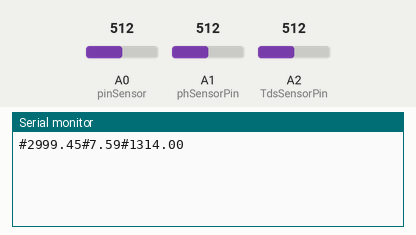
Bench run of a sketch on a simulated Arduino Uno, built with avr-gcc and run on an emulated ATmega328P. On the bench: the last lines printed to the serial monitor. The inputs (shaded band) are chosen by the test bench; at power-on: A0 (pinSensor) = 512, A1 (phSensorPin) = 512, A2 (TdsSensorPin) = 512.

Above: at 1.2 s.
1.3 s: A0 (pinSensor) set to 716
At 2.2 s:
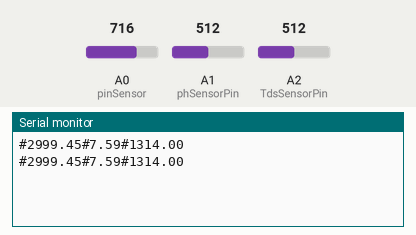
2.8 s: A1 (phSensorPin) set to 716
At 4.1 s:
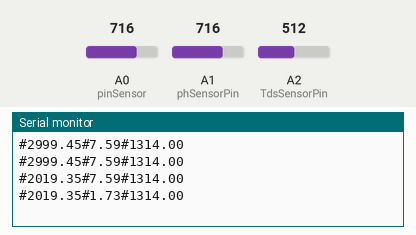
4.3 s: A2 (TdsSensorPin) set to 716
At 5.4 s:
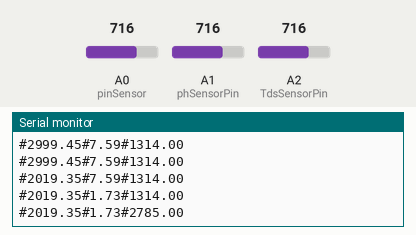
5.8 s: A0 (pinSensor) set to 810
At 6.7 s:
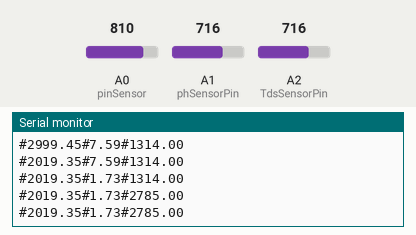
7.3 s: A1 (phSensorPin) set to 810
At 8.6 s:
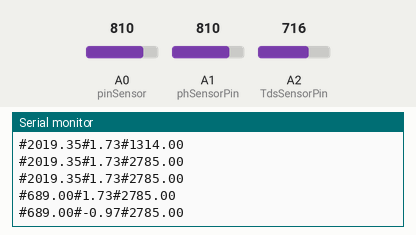
8.8 s: A2 (TdsSensorPin) set to 810
At 10.1 s:
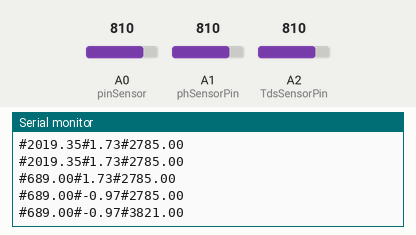
Timing chart, 0 to 11.3 s (numbered marks = the images above; inputs shaded):
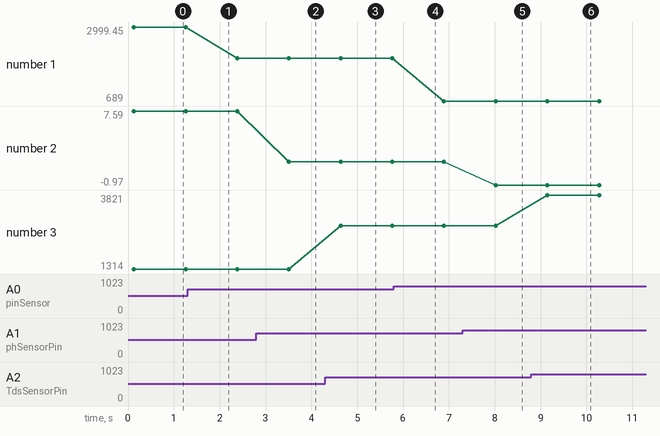

The sketch:

arduino_mega.ino
```cpp
// sensor kekeruhan air

#include <Wire.h>
#include <EEPROM.h>
#include "GravityTDS.h"

String kirim;
float ntu, Ntu, nilaiPh, nilaiTds;

//====================== TDS =========================================
#define TdsSensorPin A2
GravityTDS gravityTds;

float temperature = 25, tdsValue = 0;
//===================================================================
//============================ TURBID ===============================
int pinSensor = A0; //pin Turbid

//Variabel data
float tegangan; //data untuk tegangan
//===================================================================

//=============================== PH ====================================
const int phSensorPin  = A1; //pin PH
float Po = 0;
//=======================================================================

void setup() {
  Serial.begin(115200);
  pinMode (phSensorPin, INPUT);
  //Serial.println("MULAI!!!");

  //=================================== TDS ==================================================
  gravityTds.setPin(TdsSensorPin);
  gravityTds.setAref(5.0);  //reference voltage on ADC, default 5.0V on Arduino UNO
  gravityTds.setAdcRange(1024);  //1024 for 10bit ADC;4096 for 12bit ADC
  gravityTds.begin();  //initialization
  //============================================================================================
}

void loop()
{
  Ntu = getNtu();
  nilaiPh = getPh();
  nilaiTds = getTds();
  kirim = "#" + String(Ntu) + "#" + String(nilaiPh) + "#" + String(nilaiTds);
  Serial.println(kirim);
  delay(1000);
}

int getTds() {
  //temperature = readTemperature();  //add your temperature sensor and read it
  gravityTds.setTemperature(temperature);  // set the temperature and execute temperature compensation
  gravityTds.update();  //sample and calculate
  tdsValue = gravityTds.getTdsValue();  // then get the value
//  Serial.print(tdsValue, 0);
//  Serial.println("ppm");

  return tdsValue;
}
float getNtu()
{
  tegangan = 00;
  for (int i = 00; i < 800; i++)
  {
    tegangan += ((float)analogRead(pinSensor) / 1023) * 5;
  }
  tegangan = tegangan / 800;
  tegangan = round_to_dp(tegangan, 1);

  if (tegangan < 2.5) {
    ntu = 3000;
  }
  else {
    ntu = -1120.4 * square(tegangan) + 5742.3 * tegangan - 4353.8;
  }
  //    Serial.print("Tegangan = ");
  //    Serial.print(tegangan);
  //    Serial.println(" V");
  //    Serial.println("");
  //    Serial.print("Kekeruhan = ");
  //    Serial.print(ntu);
  //    Serial.println(" NTU");
  return ntu;
}

float round_to_dp( float nilaibaca, int desimal)
{
  float multiplier = powf( 10.0f, desimal );
  nilaibaca = roundf( nilaibaca * multiplier ) / multiplier;
  return nilaibaca;
}

float getPh() {
  int nilaiPengukuranPh = analogRead(phSensorPin);
  //  Serial.print("Nilai ADC Ph: ");
  //  Serial.println(nilaiPengukuranPh);
  double TeganganPh = 5 / 1024.0 * nilaiPengukuranPh;
  //  Serial.print("TeganganPh: ");
  //  Serial.println(TeganganPh, 3);
  //Po = 7.00 + ((teganganPh7 - TeganganPh) / PhStep);
  Po = 7.00 + ((2.6 - TeganganPh) / 0.17);
  //  Serial.print("Nilai PH cairan: ");
  //  Serial.println(Po, 3);
  return Po;
}
```

Measured:
- after the input at 2.8 s, the serial monitor: prints a new line after 0.71 s (image 2)
- after the input at 4.3 s, the serial monitor: prints a new line after 0.34 s (image 3)
- after the input at 7.3 s, the serial monitor: prints a new line after 0.72 s (image 5)
- after the input at 8.8 s, the serial monitor: prints a new line after 0.35 s (image 6)
- plotted number 1: 2999.45 → 2019.35 after the input at 1.3 s, 2019.35 → 689 after the input at 5.8 s
- plotted number 2: 7.59 → 1.73 after the input at 2.8 s, 1.73 → -0.97 after the input at 7.3 s
- plotted number 3: 1314 → 2785 after the input at 4.3 s, 2785 → 3821 after the input at 8.8 s
